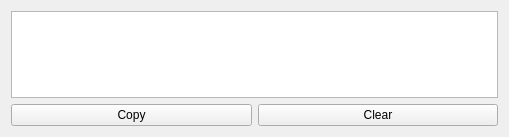
<?xml version="1.0" encoding="UTF-8"?>
<ui version="4.0">
 <class>LogBox</class>
 <widget class="QWidget" name="LogBox">
  <property name="geometry">
   <rect>
    <x>0</x>
    <y>0</y>
    <width>509</width>
    <height>137</height>
   </rect>
  </property>
  <property name="sizePolicy">
   <sizepolicy hsizetype="Preferred" vsizetype="Preferred">
    <horstretch>0</horstretch>
    <verstretch>0</verstretch>
   </sizepolicy>
  </property>
  <property name="windowTitle">
   <string>Form</string>
  </property>
  <layout class="QVBoxLayout" name="verticalLayout">
   <item>
    <widget class="QTextBrowser" name="logArea"/>
   </item>
   <item>
    <layout class="QHBoxLayout" name="horizontalLayout">
     <item>
      <widget class="QPushButton" name="copyBtn">
       <property name="text">
        <string>Copy</string>
       </property>
      </widget>
     </item>
     <item>
      <widget class="QPushButton" name="clearBtn">
       <property name="text">
        <string>Clear</string>
       </property>
      </widget>
     </item>
    </layout>
   </item>
  </layout>
 </widget>
 <resources/>
 <connections/>
</ui>
